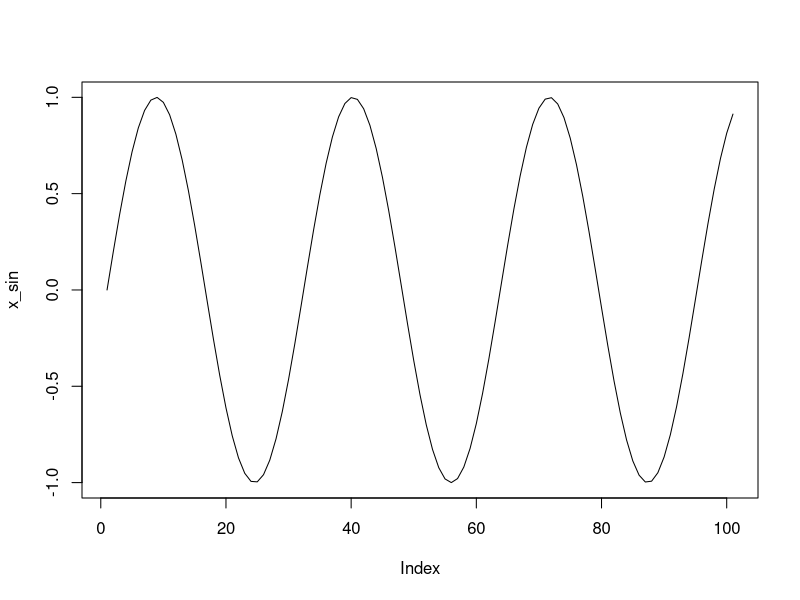
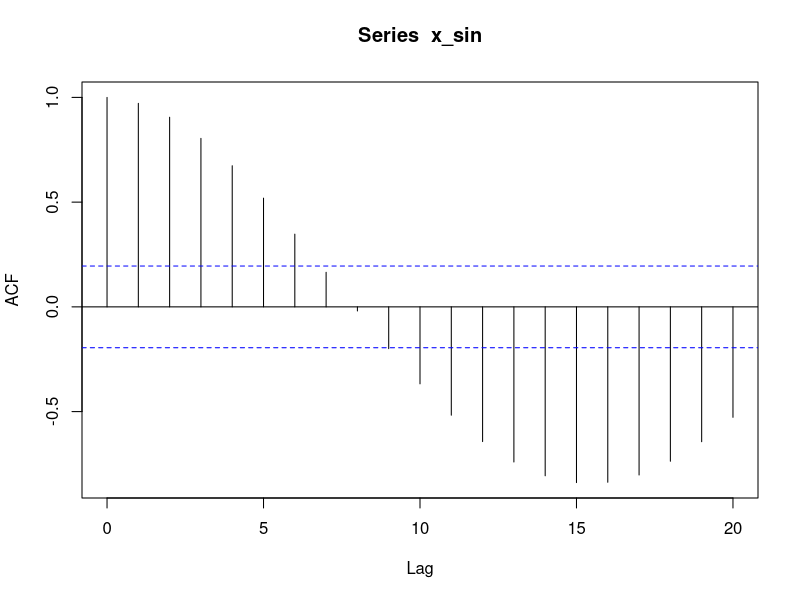
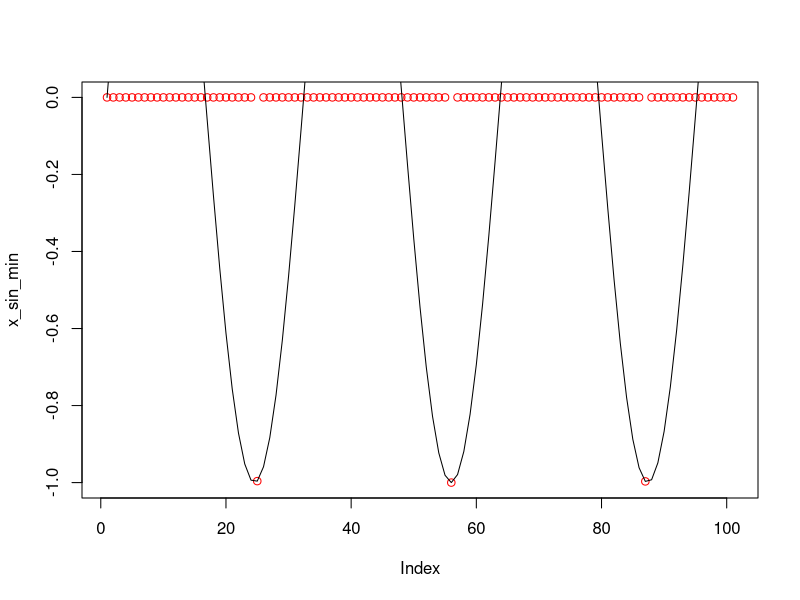
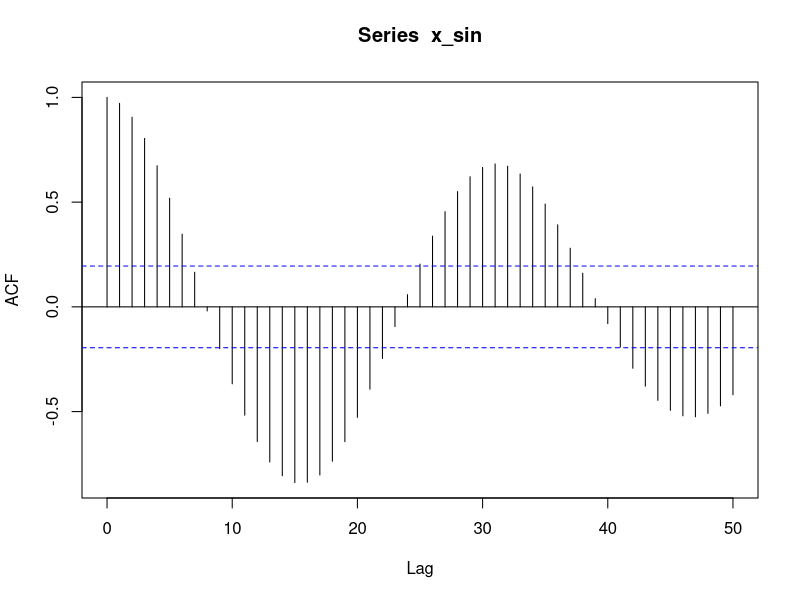
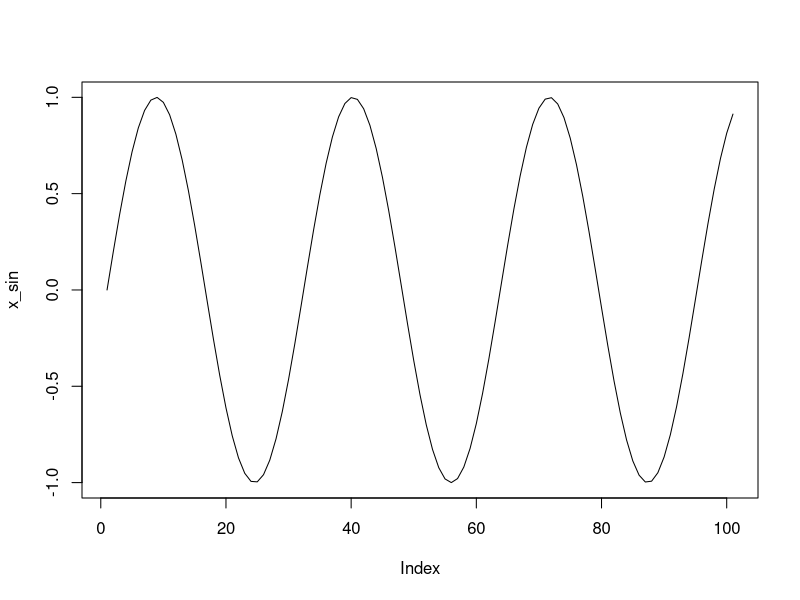
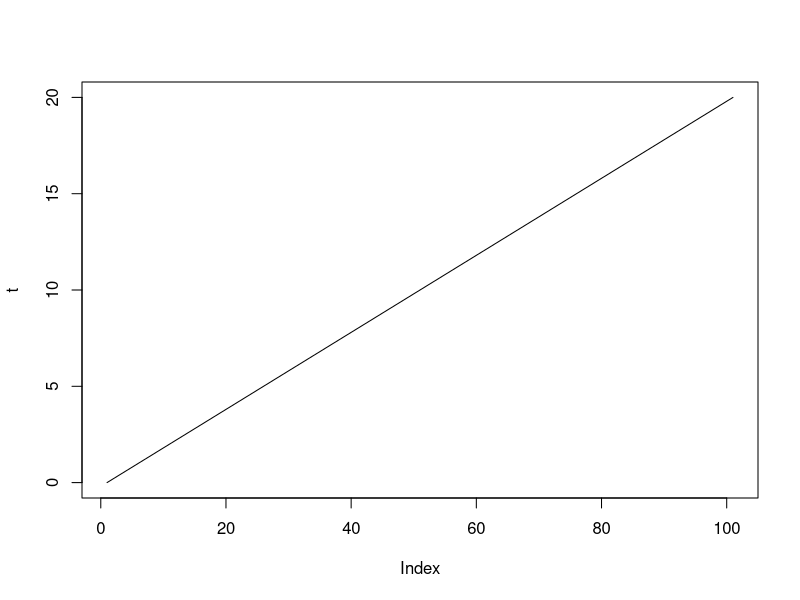
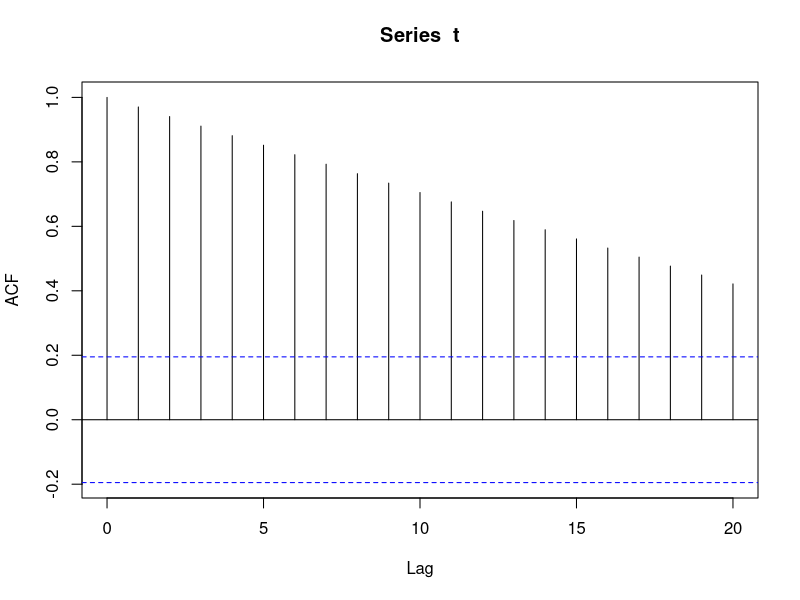
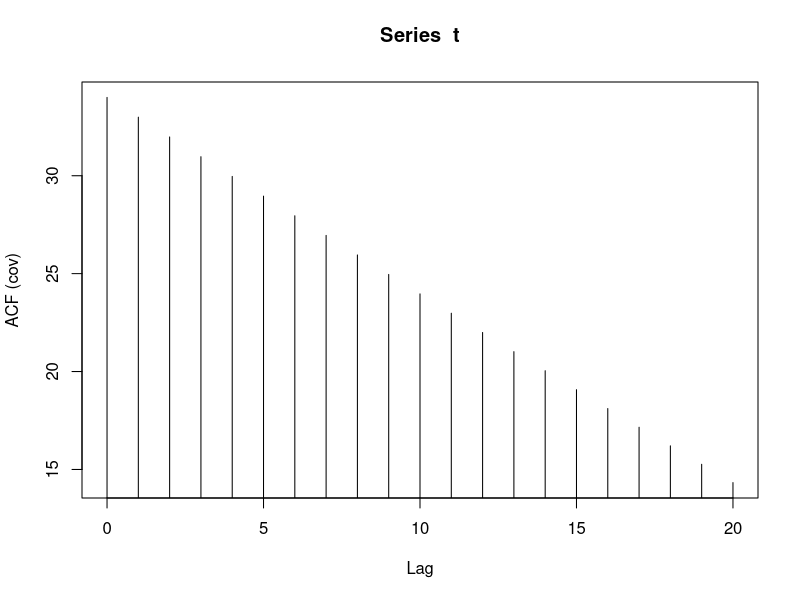

The R script that drew these images, in order:
# ACF

n <- 20
n / 0.2
t <- seq(0, n, 0.2)
x_sin <- sin(t)

plot(x_sin, type = 'l')

x_sin_acf <- acf(x_sin)

max(x_sin_acf$acf)
min(x_sin_acf$acf)

# smallest acf is at lag 16
x_sin_acf$lag[x_sin_acf$acf == min(x_sin_acf$acf)]


b <- x_sin > -1 & x_sin < -0.995
x_sin_min <- x_sin
x_sin_min[!b] <- 0
plot(x_sin_min, col = 'red')
lines(x_sin, type = 'l')

sum(b)

t[x_sin == min(x_sin)]

?acf
acf(x_sin, lag.max = 50)
plot(x_sin, type = 'l')


plot(t, type = 'l')
acf(t, type = 'correlation')
acf(t, type = 'covariance')
acf(t, type = 'partial')
pacf(t)
?pacf
